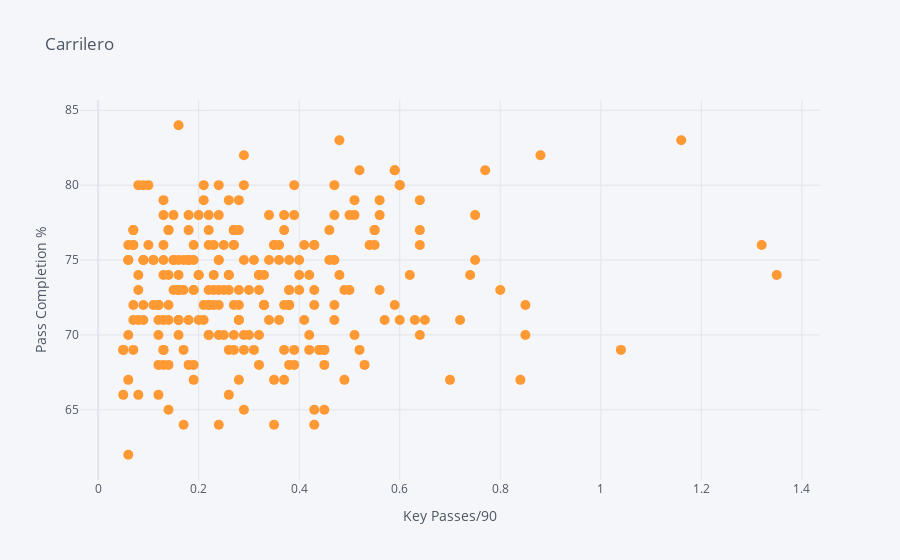

The code cell stored with this chart in its notebook:
### Code cell
df.iplot(kind='scatter',x='K Ps/90',y='Pas %',
           mode='markers',text='Name',size=10,
          xTitle='Key Passes/90',yTitle='Pass Completion %',title='Carrilero')

### Figure 1 — Plotly figure (JSON) as saved in the notebook; plotly's stock layout.template omitted (floating-point values rounded to 4 significant figures; data arrays with more than 128 entries replaced by an {"elided": "..."} marker saying what was removed)
{"data": [{"line": {"color": "rgba(255, 153, 51, 1.0)", "dash": "solid", "shape": "linear", "width": 1.3}, "marker": {"size": 10, "symbol": "circle"}, "mode": "markers", "name": "Pas %", "text": {"elided": "272 str values"}, "type": "scatter", "x": {"elided": "272 str values"}, "y": {"elided": "272 str values"}}], "layout": {"legend": {"bgcolor": "#F5F6F9", "font": {"color": "#4D5663"}}, "paper_bgcolor": "#F5F6F9", "plot_bgcolor": "#F5F6F9", "title": {"font": {"color": "#4D5663"}, "text": "Carrilero"}, "xaxis": {"gridcolor": "#E1E5ED", "showgrid": true, "tickfont": {"color": "#4D5663"}, "title": {"font": {"color": "#4D5663"}, "text": "Key Passes/90"}, "zerolinecolor": "#E1E5ED"}, "yaxis": {"gridcolor": "#E1E5ED", "showgrid": true, "tickfont": {"color": "#4D5663"}, "title": {"font": {"color": "#4D5663"}, "text": "Pass Completion %"}, "zerolinecolor": "#E1E5ED"}}}
